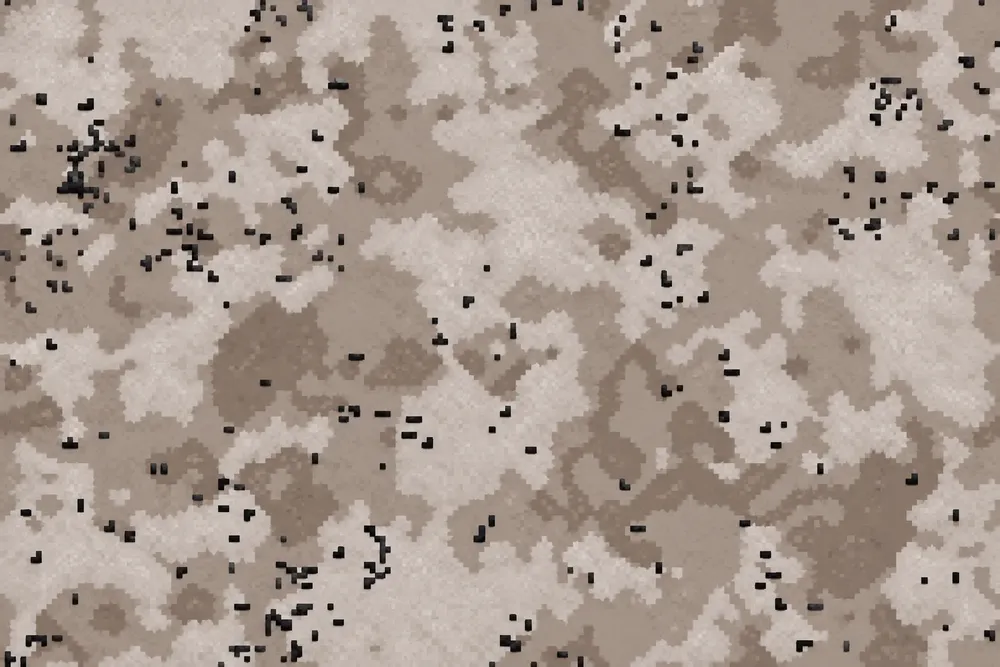
#> input picture art/sources/ash/ash-01.webp, 1000 x 667 px, shrunk from 1536 x 1024 before the run
$ python regrid.py swatches ../../art/sources/ash/ash-01.webp
#> lines starting #> are read from the running program, lines starting #| are printed output that depends on the picture
### tools/art/texels.py
"""Small helpers the art lane's tools share: pictures as arrays of texture pixels, lossless saving, digests, a blur
that wraps round a tile, and the sRGB curve for work in linear light.

Pictures are numpy arrays of shape (height, width, 3), 8-bit sRGB. Nothing here measures colour: OKLab, accents and
texture pixel contrast come only from `kindling look` (CLAUDE.md, rule 4).

Implements PRE-22, see A5.4.
"""

import hashlib

import numpy as np
from PIL import Image


def load(path):
    """A picture as an (h, w, 3) uint8 array, any alpha dropped."""
#> called with path = '../../art/sources/ash/ash-01.webp'
    with Image.open(path) as im:
#> im is the input picture: PIL image 1000x667 RGB; mean R, G, B 168.1, 153.9, 143.8
        return np.asarray(im.convert("RGB"), dtype=np.uint8).copy()


def save_png(a, path):
    """Saves a picture as lossless PNG with no metadata, so its digest depends on its pixels alone."""
    Image.fromarray(np.ascontiguousarray(a, dtype=np.uint8), "RGB").save(path, format="PNG", optimize=True)


# [7 lines left out: function save_webp, not called in this run]


def sha256(path):
    with open(path, "rb") as f:
        return hashlib.sha256(f.read()).hexdigest()


def enlarge(a, k):
    """Each texture pixel as a k x k square of picture pixels."""
    return np.repeat(np.repeat(a, k, axis=0), k, axis=1)


# [40 lines left out: functions gauss_kernel, blur, to_linear, to_srgb, not called in this run]


def luminance(a):
    """Linear-light luminance (Rec. 709 weights) of an 8-bit sRGB picture: a light level, not a colour measure."""
    return to_linear(a) @ np.array([0.2126, 0.7152, 0.0722])

### tools/art/regrid.py
#!/usr/bin/env python3
"""Re-gridding (IMPLEMENTATION.md, the art lane): a picture brought onto an exact grid of texture pixels, one
block becoming one texture pixel of the block's median colour.

    python3 tools/art/regrid.py swatches <picture>
        the boxes of the swatches GPT drew on its flat grey background
    python3 tools/art/regrid.py find <picture> <out.png> [--box X0 Y0 X1 Y1]
        GPT's blocks: their size (fractional allowed) found from where colours change, and the edges between them
        placed along each axis, so a grid that drifts across the picture is followed; prints the loss
    python3 tools/art/regrid.py fixed <picture> <out.png> --box X0 Y0 X1 Y1 --block B [--squash F]
        a painted picture with no grid of its own, such as the liked picture: blocks of B picture pixels across and
        B * F down, so a ground seen at a tilt is flattened (F is the ground's squash, about 0.55 in the liked camp)
    python3 tools/art/regrid.py delight <in.png> <out.png> [--sigma S]
        painted light taken out: each texture pixel divided by the broad light round it, in linear light, so the
        mean is kept

GPT's grids drift: in its swatches the edges between columns move with x alone and those between rows with y alone,
so one set of column edges and one of row edges, each placed by dynamic programming on the whole picture's profile
of colour change, follows them. The loss is the share of the picture's colour variation (summed over red, green and
blue) that the blocks' medians do not keep: 2 to 8% on swatches GPT drew in
blocks, at most 10% allowed.

Implements PRE-22 and PRE-01, see A5.4.
"""

import argparse
import sys

import numpy as np

import texels

GREY = 128  # the flat background the requests ask for (#808080)


def swatches(a, tolerance=10, min_side=64):
    """Boxes (x0, y0, x1, y1) of the rectangles drawn on a flat grey background, left to right, then top to bottom."""
    grey = (np.abs(a.astype(int) - GREY) <= tolerance).all(axis=2)
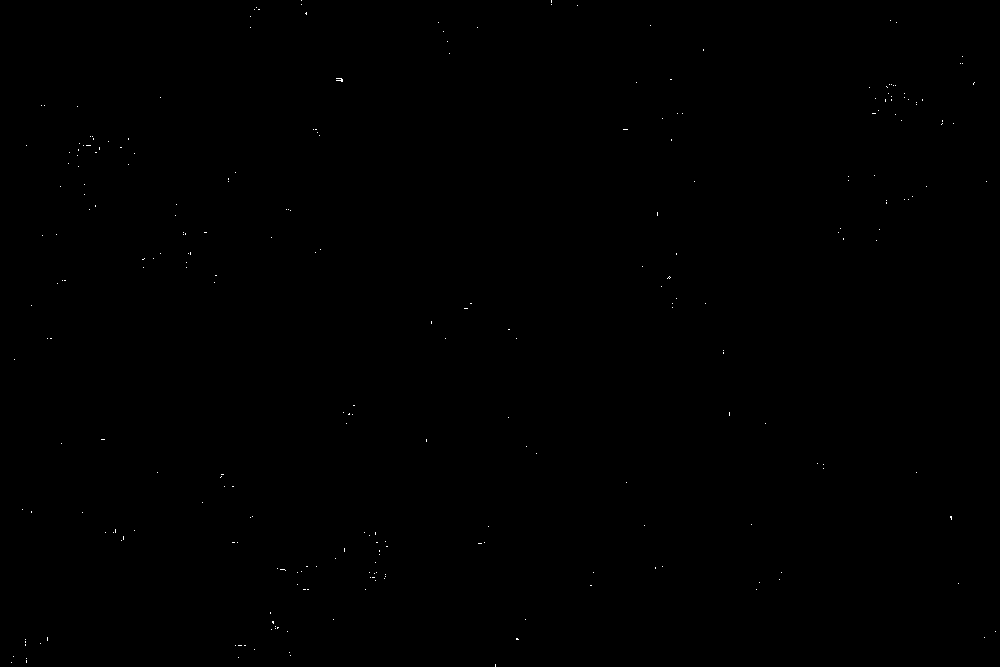
#> grey: shape (667, 1000) bool; 0.06% white in thin lines or dots
    boxes = []
    for x0, x1 in _runs(grey.mean(axis=0) < 0.9, min_side):
        for y0, y1 in _runs(grey[:, x0:x1].mean(axis=1) < 0.9, min_side):
            boxes.append((x0, y0, x1, y1))
    return sorted(boxes, key=lambda b: (round(b[1] / 200), b[0]))


def _runs(flags, min_len):
    out, start = [], None
    for i, f in enumerate(list(flags) + [False]):
        if f and start is None:
            start = i
        elif not f and start is not None:
            if i - start >= min_len:
                out.append((start, i))
            start = None
    return out


# [166 lines left out: functions profile, block_size, edges, medians, loss, find and 3 more, not called in this run]


def main(argv):
    ap = argparse.ArgumentParser(description=__doc__.split("\n\n")[0])
    ap.add_argument("mode", choices=["swatches", "find", "fixed", "delight"])
    ap.add_argument("picture")
    ap.add_argument("out", nargs="?")
    ap.add_argument("--box", type=int, nargs=4)
    ap.add_argument("--block", type=float)
    ap.add_argument("--squash", type=float, default=1.0)
    ap.add_argument("--sigma", type=float)
    args = ap.parse_args(argv)
    a = texels.load(args.picture)
    if args.box:
        x0, y0, x1, y1 = args.box
        a = a[y0:y1, x0:x1]
    if args.mode == "swatches":
        for b in swatches(a):
            print(*b)
#> this loop made 1 pass
#> b on pass 1: (0, 0, 1000, 667)
#| 0 0 1000 667
        return 0
    if not args.out:
        ap.error("an output picture is needed")
    if args.mode == "find":
        grid, p, strength, lost = find(a, args.block)
        size = f"{grid.shape[1]} x {grid.shape[0]} texels"
        print(f"blocks {p:.2f} px (peak {strength or 0:.2f}), {size}, loss {lost:.1%}")
    elif args.mode == "fixed":
        if not args.block:
            ap.error("--block is needed")
        grid = fixed(a, args.block, args.squash)
        print(f"{grid.shape[1]} x {grid.shape[0]} texels")
    else:
        grid = delight(a, args.sigma)
        print(f"{grid.shape[1]} x {grid.shape[0]} texels, light taken out")
    texels.save_png(grid, args.out)
    return 0


if __name__ == "__main__":
    sys.exit(main(sys.argv[1:]))
#> (the program exits here)
